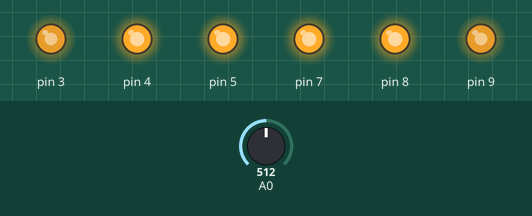
A sketch run on a simulated Arduino Uno, built with avr-gcc and run on an emulated ATmega328P. Parts: output pins drawn as LEDs (lit = HIGH). The inputs (shaded band) are chosen by the test bench; at power-on: A0 = 512.

Above: at 1.3 s.
1.4 s: A0 set to 310
2.9 s: A0 set to 293
At 3.8 s:
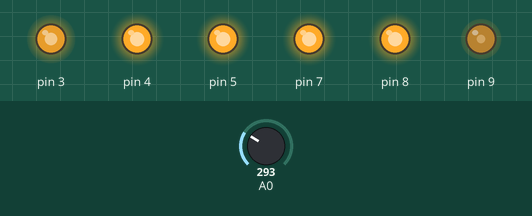
4.4 s: A0 set to 306
At 5.0 s:
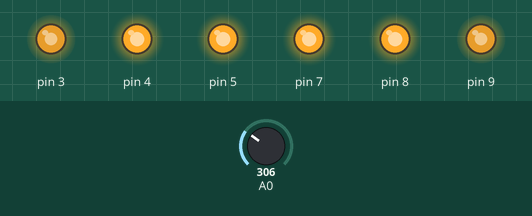
5.9 s: A0 set to 290
At 7.3 s:
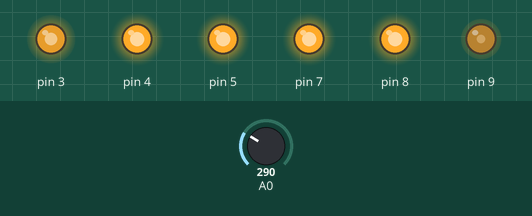
Timing chart, 0 to 8.4 s (numbered marks = the images above; inputs shaded):
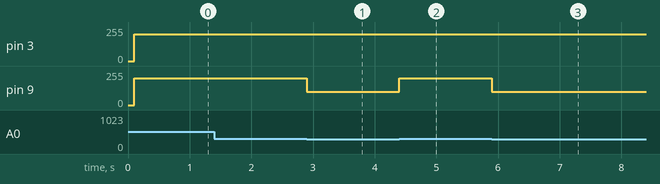

The sketch:

autito_l_light.ino
```cpp
class Motor {
  int enA;
  int in1;
  int in2;

  public:
  Motor(int newEn, int newIn1, int newIn2) {
    enA = newEn;
    in1 = newIn1;
    in2 = newIn2;

    pinMode(enA, OUTPUT);
    pinMode(in1, OUTPUT);
    pinMode(in2, OUTPUT);

    // Turn on motors - Initial state
    digitalWrite(in1, HIGH);
    digitalWrite(in2, HIGH);

  }

  void Move(float speed) {
    analogWrite(enA, speed);
  }

};

class LightSensor {
  int pResistor;
  int intensity;

  public:
  LightSensor(int newResistor) {
    pResistor = newResistor;
    pinMode(pResistor, INPUT);
  }

  int Sense() {
    intensity = analogRead(pResistor);
    return intensity;
  }
};

Motor motorA(9, 8, 7);
Motor motorB(3, 4, 5);

LightSensor lightSensor(A0);

void setup() {
  Serial.begin(9600);
  // This is to guarantee that the first distance is real
  delay(100);
}

void loop() {

    int intensity = lightSensor.Sense();

    if(intensity > 300) {
        motorA.Move(200);
        motorB.Move(200);
    } else {
        motorA.Move(100);
        motorB.Move(200);
    }

}
```

Measured:
- the behaviour switches between 301 and 300 on A0 (found by bisection; images 0 and 1)
- after the input at 1.4 s, every drawn part: stays the same
- after the input at 2.9 s, pin 9: 200/255 → 100/255 at once
- after the input at 4.4 s, pin 9: 100/255 → 200/255 at once
- after the input at 5.9 s, pin 9: 200/255 → 100/255 at once
